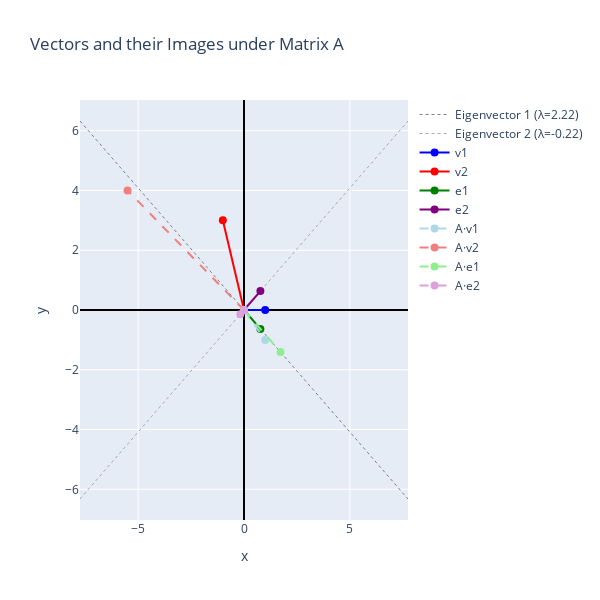

Notebook code cell kept with this figure:
### Markdown cell above
# Latent Semantic Analysis (LSA)


Latent Semantic Analysis (LSA) is an application of the singular value decomposition (SVD) in natural language processing and information retrieval. 

First of all, let's recall what it does. In its heart this is a data compression technique. Let's start with a simple example that you may recall from linear algebra.

A square matrix represents a linear transformation within a vector space. For example, let's how the following matrix maps one vector to another in the plane.

$$
A = \begin{pmatrix}
2 & -1.5 \\
-1 & 1
\end{pmatrix}
$$

### Code cell
import numpy as np
import plotly.graph_objects as go

# Define the matrix A
A = np.array([[1, -1.5], [-1, 1]])

# Define the vectors
v1 = np.array([1, 0])
v2 = np.array([-1, 3])

# Compute images under A
Av1 = A @ v1
Av2 = A @ v2

# Compute eigenvectors of A
eigenvalues, eigenvectors = np.linalg.eig(A)
e1 = eigenvectors[:, 0]
e2 = eigenvectors[:, 1]

# Create the plot
fig = go.Figure()

# Add eigenvector lines extending across the plot
scale = 10  # Extend lines
fig.add_trace(go.Scatter(
    x=[-scale * e1[0], scale * e1[0]],
    y=[-scale * e1[1], scale * e1[1]],
    mode='lines',
    name=f'Eigenvector 1 (λ={eigenvalues[0]:.2f})',
    line=dict(color='gray', width=1, dash='dot'),
    showlegend=True
))

fig.add_trace(go.Scatter(
    x=[-scale * e2[0], scale * e2[0]],
    y=[-scale * e2[1], scale * e2[1]],
    mode='lines',
    name=f'Eigenvector 2 (λ={eigenvalues[1]:.2f})',
    line=dict(color='darkgray', width=1, dash='dot'),
    showlegend=True
))

# Add original vectors
fig.add_trace(go.Scatter(
    x=[0, v1[0]], y=[0, v1[1]],
    mode='lines+markers',
    name='v1',
    line=dict(color='blue', width=2),
    marker=dict(size=8)
))

fig.add_trace(go.Scatter(
    x=[0, v2[0]], y=[0, v2[1]],
    mode='lines+markers',
    name='v2',
    line=dict(color='red', width=2),
    marker=dict(size=8)
))

# Add eigenvectors
fig.add_trace(go.Scatter(
    x=[0, e1[0]], y=[0, e1[1]],
    mode='lines+markers',
    name='e1',
    line=dict(color='green', width=2),
    marker=dict(size=8)
))

fig.add_trace(go.Scatter(
    x=[0, e2[0]], y=[0, e2[1]],
    mode='lines+markers',
    name='e2',
    line=dict(color='purple', width=2),
    marker=dict(size=8)
))

# Add transformed vectors
fig.add_trace(go.Scatter(
    x=[0, Av1[0]], y=[0, Av1[1]],
    mode='lines+markers',
    name='A·v1',
    line=dict(color='lightblue', width=2, dash='dash'),
    marker=dict(size=8)
))

fig.add_trace(go.Scatter(
    x=[0, Av2[0]], y=[0, Av2[1]],
    mode='lines+markers',
    name='A·v2',
    line=dict(color='lightcoral', width=2, dash='dash'),
    marker=dict(size=8)
))

# Add transformed eigenvectors
Ae1 = A @ e1
Ae2 = A @ e2

fig.add_trace(go.Scatter(
    x=[0, Ae1[0]], y=[0, Ae1[1]],
    mode='lines+markers',
    name='A·e1',
    line=dict(color='lightgreen', width=2, dash='dash'),
    marker=dict(size=8)
))

fig.add_trace(go.Scatter(
    x=[0, Ae2[0]], y=[0, Ae2[1]],
    mode='lines+markers',
    name='A·e2',
    line=dict(color='plum', width=2, dash='dash'),
    marker=dict(size=8)
))

# Update layout
fig.update_layout(
    title='Vectors and their Images under Matrix A',
    xaxis_title='x',
    yaxis_title='y',
    xaxis=dict(zeroline=True, zerolinewidth=2, zerolinecolor='black'),
    yaxis=dict(zeroline=True, zerolinewidth=2, zerolinecolor='black'),
    showlegend=True,
    width=600,
    height=600
)

fig.show()

### Figure 1 — Plotly figure (JSON) as saved in the notebook; plotly's stock layout.template omitted (floating-point values rounded to 4 significant figures)
{"data": [{"line": {"color": "gray", "dash": "dot", "width": 1}, "mode": "lines", "name": "Eigenvector 1 (λ=2.22)", "showlegend": true, "type": "scatter", "x": [-7.746, 7.746], "y": [6.325, -6.325]}, {"line": {"color": "darkgray", "dash": "dot", "width": 1}, "mode": "lines", "name": "Eigenvector 2 (λ=-0.22)", "showlegend": true, "type": "scatter", "x": [-7.746, 7.746], "y": [-6.325, 6.325]}, {"line": {"color": "blue", "width": 2}, "marker": {"size": 8}, "mode": "lines+markers", "name": "v1", "type": "scatter", "x": [0, 1], "y": [0, 0]}, {"line": {"color": "red", "width": 2}, "marker": {"size": 8}, "mode": "lines+markers", "name": "v2", "type": "scatter", "x": [0, -1], "y": [0, 3]}, {"line": {"color": "green", "width": 2}, "marker": {"size": 8}, "mode": "lines+markers", "name": "e1", "type": "scatter", "x": [0, 0.7746], "y": [0, -0.6325]}, {"line": {"color": "purple", "width": 2}, "marker": {"size": 8}, "mode": "lines+markers", "name": "e2", "type": "scatter", "x": [0, 0.7746], "y": [0, 0.6325]}, {"line": {"color": "lightblue", "dash": "dash", "width": 2}, "marker": {"size": 8}, "mode": "lines+markers", "name": "A·v1", "type": "scatter", "x": [0, 1], "y": [0, -1]}, {"line": {"color": "lightcoral", "dash": "dash", "width": 2}, "marker": {"size": 8}, "mode": "lines+markers", "name": "A·v2", "type": "scatter", "x": [0, -5.5], "y": [0, 4]}, {"line": {"color": "lightgreen", "dash": "dash", "width": 2}, "marker": {"size": 8}, "mode": "lines+markers", "name": "A·e1", "type": "scatter", "x": [0, 1.723], "y": [0, -1.407]}, {"line": {"color": "plum", "dash": "dash", "width": 2}, "marker": {"size": 8}, "mode": "lines+markers", "name": "A·e2", "type": "scatter", "x": [0, -0.1741], "y": [0, -0.1421]}], "layout": {"height": 600, "showlegend": true, "title": {"text": "Vectors and their Images under Matrix A"}, "width": 600, "xaxis": {"title": {"text": "x"}, "zeroline": true, "zerolinecolor": "black", "zerolinewidth": 2}, "yaxis": {"title": {"text": "y"}, "zeroline": true, "zerolinecolor": "black", "zerolinewidth": 2}}}
